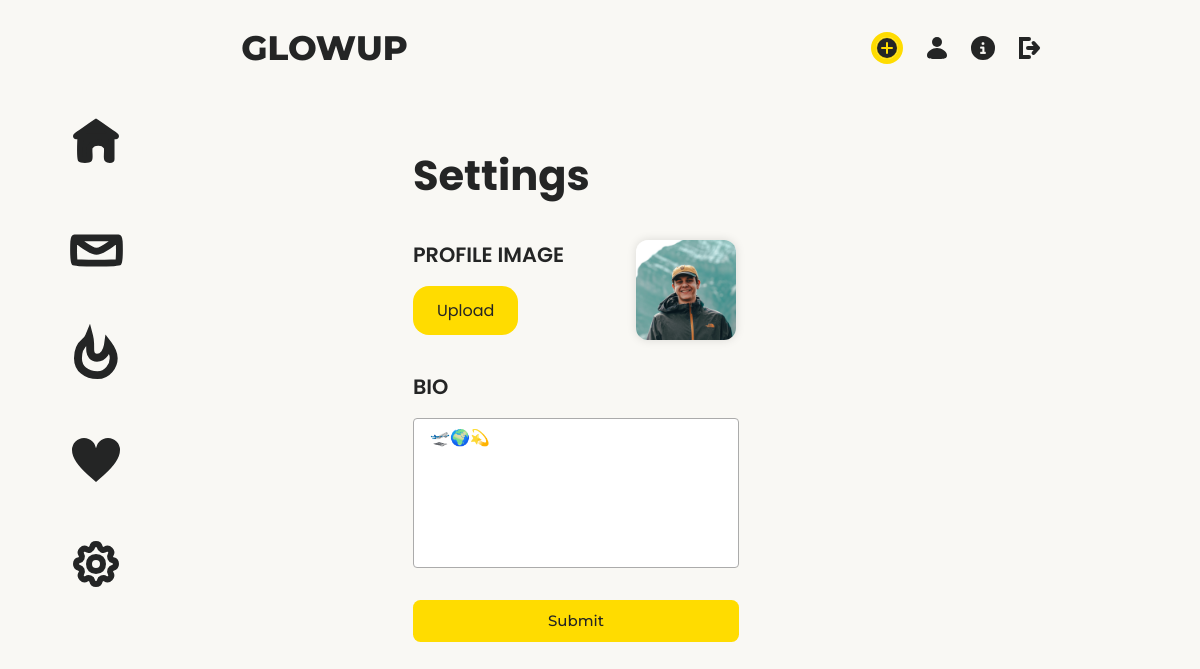
Page /settings (signed in) on the committed database.
### core/models.py (models this page shows, shortened)
class Profile(models.Model):
    user = models.ForeignKey(User, on_delete=models.CASCADE)
    id_user = models.IntegerField()
    bio = models.TextField(blank=True)
    profile_img = models.ImageField(upload_to="profile_images", default="blank-profile-picture.png")
    current_streak = models.IntegerField(default=0)
    last_completed = models.DateTimeField(default=timezone.now() - timedelta(days=1))
    max_streak = models.IntegerField(default=0)

### core/views.py (the view, shortened to what this page needs)
# urls.py: path('settings', views.settings, name='settings'),
@login_required(login_url = 'signin')
def settings(request):
    user_profile = Profile.objects.get(user=request.user)
    return render(request, 'settings.html', {"user_profile": user_profile})

### templates/settings.html (shortened to what this page needs)
{% extends '_template.html' %} {% block title %} Glowup {% endblock %}
{% block content %}
{% load static %}
<div class="container">
    {% include 'components/sidebar.html' %}
    <section class="main-content">
        <div class="wrapper settings-wrapper">
            <form action="" method="POST" enctype="multipart/form-data">
                <h1>Settings</h1>
                <div class="input-wrapper">
                    <div>
                        <h3>Profile Image</h3>
                        <label class="custom-file">
                        </label>
                    </div>
                    <img class="settings-pfp hide-mobile" src="{{user_profile.profile_img.url}}" alt="profile image">
                </div>
                <h3>Bio</h3>
                <textarea id="bio" name="bio" rows="3">{{user_profile.bio}}</textarea>
                <div class="btn-wrapper">
                    <button class="btn" type="submit">Submit</button>
                </div>
                <br>
                <br>
                <br>
            </form>
        </div>
    </section>
</div>
{% endblock %}

### static/css/app.css (style rules this page uses)
body { overflow: hidden; }
button { margin: 0.8em 0; font-size: 0.7em; }
section { width: 100vw; display: flex; flex-direction: column; justify-content: center; align-items: center; }
button[type=submit] { height: 2.8em; }
.container { display: flex; flex-direction: row; justify-content: center; width: 80vw; height: 100vh; padding: 0; margin: 0; overflow: hidden; }
.main-content { display: flex; flex-direction: column; justify-content: flex-start; align-items: center; width: 100%; height: 100%; flex: 1; padding: 2em 0; margin: 0; }
.main-content .wrapper { display: flex; flex-direction: column; justify-content: flex-start; align-items: center; width: 100%; height: 100%; padding: 0; margin: 0; }
.custom-file { display: block; border: none; width: -moz-fit-content; width: fit-content; margin: 10px 0; padding: 0.75em 0; border-radius: 1em; background: #ffdc00; cursor: pointer; font-family: "Poppins"; }
.custom-file::after { content: "Upload"; padding: 1.5em; margin: 0; }
.settings-pfp { display: flex; flex-direction: column; justify-content: center; align-items: center; width: 100px; height: 100px; padding: 0; margin: 1em 0 1em 3em; -o-object-fit: cover; object-fit: cover; }
:root { font-family: "Montserrat", Helvetica, sans-serif; }
* { box-sizing: border-box; margin: 0; padding: 0; text-align: left; }
body { font-size: 16px; color: #242525; background: #f9f8f4; }
h1 { font-size: 2.6em; font-family: "Poppins", Helvetica, sans-serif; line-height: 1.3em; padding: 0.5em 0; overflow: hidden; text-overflow: ellipsis; }
h3 { font-size: 1.3em; font-weight: 600; font-family: "Poppins", Helvetica, sans-serif; color: #242525; margin: 0.75em 0; text-transform: uppercase; }
section { display: flex; flex-direction: column; width: 100%; padding: 3em 0; height: -moz-max-content; height: max-content; }
.wrapper { display: flex; flex-direction: row; justify-content: space-around; align-items: center; width: 70%; margin-left: auto; margin-right: auto; opacity: 1; transition: 0.35s; }
.btn-wrapper { display: flex; justify-content: space-evenly; margin-left: auto; margin-right: auto; margin-top: 2em; width: 100%; margin-bottom: 1em; }
.btn { display: flex; justify-content: center; align-items: center; padding: 0.7em 1em; border-radius: 0.5em; overflow: hidden; font-family: "Montserrat", Helvetica, sans-serif; background: #ffdc00; color: #242525; cursor: pointer; text-decoration: none; font-size: 15px; font-weight: 500; width: 100%; transition: 200ms; }
img { border-radius: 0.75em; box-shadow: 0 0 10px rgba(0, 0, 0, 0.1254901961); transition: all 0.2s; }
.input-wrapper { display: grid; grid-template-columns: 1fr 1fr; grid-template-rows: auto; gap: 1.5em; justify-content: space-between; }
textarea { border: 1px solid #ababab; padding: 0.5em 1em; border-radius: 0.25em; width: 100%; height: 150px; resize: none; font-family: "Montserrat", Helvetica, sans-serif; font-size: 16px; color: #242525; line-height: 1.4em; }
button { border: none; }
@media (max-width: 1300px) { .wrapper { width: 80%; } }
@media (max-width: 1300px) { .btn-wrapper { margin-top: 1em; } }

### rows in the picture
Profile: profile_img (picture), bio "🛫🌍💫"
